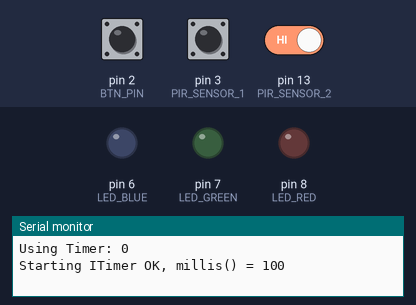
Recording of a sketch running on a simulated Arduino Uno, built for the host (arithmetic inside an expression is 32-bit, double 64-bit). On the bench: output pins drawn as LEDs (lit = HIGH), the last lines printed to the serial monitor. Dashed ring = blinking. The inputs (shaded band) are chosen by the test bench; at power-on: pin 2 (BTN_PIN) HIGH, pin 3 (PIR_SENSOR_1) HIGH, pin 13 (PIR_SENSOR_2) HIGH.

Above: at 1.3 s.
1.4 s: pin 2 (BTN_PIN) pulled LOW for 0.15 s
At 2.7 s:
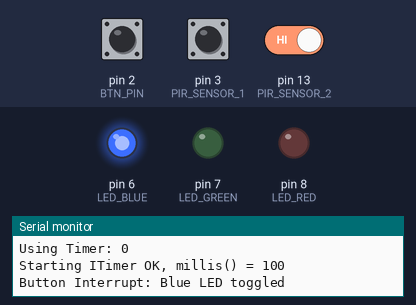
3.0 s: pin 2 (BTN_PIN) pulled LOW for 1 s
At 5.1 s:
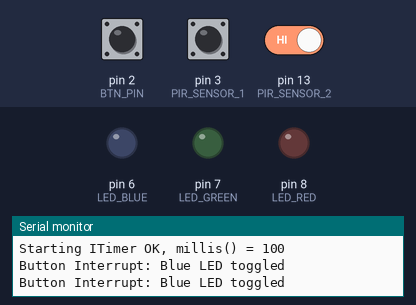
5.5 s: pin 2 (BTN_PIN) pulled LOW for 3.2 s
At 9.9 s:
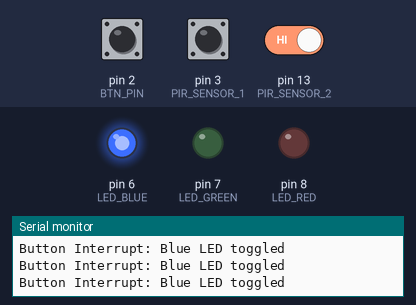
10.2 s: pin 3 (PIR_SENSOR_1) pulsed LOW 5 times (0.12 s each, 0.3 s apart)
At 10.77 s:
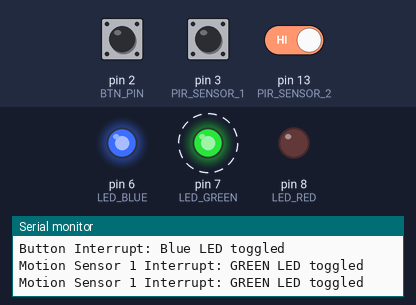
Timing chart, 0 to 13.2 s (numbered marks = the images above; inputs shaded):
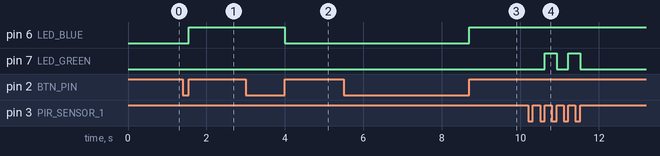

Measured:
- after the input at 1.4 s, pin 6 (LED_BLUE): LOW → HIGH after 0.15 s
- after the input at 3.0 s, pin 6 (LED_BLUE): HIGH → LOW after 1.0 s
- after the input at 5.5 s, pin 6 (LED_BLUE): LOW → HIGH after 3.2 s
- after the input at 10.2 s, pin 7 (LED_GREEN): alternates HIGH for 0.30 s and LOW for 0.30 s, 4 changes in all, then stays LOW, starting after 0.42 s

The sketch:

4_3D_code.ino
```cpp
#define USING_TIMER_TC3 true  // For SAMD21/SAMD51, use TC3
//=== Libraries ===
#include "SAMDTimerInterrupt.h"
#include "SAMD_ISR_Timer.h"

// === Pin definitions (Updated) ===
#define BTN_PIN         2   // Push button pin (interrupt)
#define PIR_SENSOR_1    3   // Motion Sensor 1 pin (interrupt)
#define PIR_SENSOR_2    13   // Motion Sensor 2 pin (interrupt)

#define LED_RED         8   // LED 3 - RED (Timer Blink)
#define LED_BLUE        6   // LED 1 - BLUE (Button)
#define LED_GREEN       7   // LED 2 - GREEN (Motion Sensor 1)


// === Global Variables ===
bool ledState = false;

#define HW_TIMER_INTERVAL_MS 10
#define SELECTED_TIMER TIMER_TC3
#define TIMER_INTERVAL_1S 1000L   // 1 second

SAMDTimer ITimer(SELECTED_TIMER);
SAMD_ISR_Timer ISR_Timer;

// === Interrupt Handlers ===
void TimerHandler(void) {
  ISR_Timer.run();  // Executes all timers
}

void BLINK_LED_RED() {
  bool state = !digitalRead(LED_RED);
  digitalWrite(LED_RED, state);
  if (state) {
    Serial.println(F("Red LED Toggled ON"));
  } else {
    Serial.println(F("Red LED Toggled OFF"));
  }
}

void MotionInterrupt_1() {
  ledState = !ledState;
  digitalWrite(LED_GREEN, ledState);
  Serial.println("Motion Sensor 1 Interrupt: GREEN LED toggled");
}

void MotionInterrupt_2() {
  Serial.println("Motion Sensor 2 Interrupt detected");
}

void ButtonInterrupt() {
  ledState = !ledState;
  digitalWrite(LED_BLUE, ledState);
  Serial.println("Button Interrupt: Blue LED toggled");
}

// === Setup ===
void setup() {
  Serial.begin(115200);
  while (!Serial && millis() < 5000);
  delay(100);

  Serial.print("Using Timer: ");
  Serial.println(SELECTED_TIMER);

  // Output pins
  pinMode(LED_RED, OUTPUT);
  pinMode(LED_BLUE, OUTPUT);
  pinMode(LED_GREEN, OUTPUT);

  // Input pins
  pinMode(BTN_PIN, INPUT_PULLUP);
  pinMode(PIR_SENSOR_1, INPUT);
  pinMode(PIR_SENSOR_2, INPUT);

  // Start hardware timer
  if (ITimer.attachInterruptInterval_MS(HW_TIMER_INTERVAL_MS, TimerHandler)) {
    Serial.print(F("Starting ITimer OK, millis() = "));
    Serial.println(millis());
  } else {
    Serial.println(F("Can't set ITimer. Select another freq. or timer"));
  }

  // Secondary timer: 1s LED toggle
  ISR_Timer.setInterval(TIMER_INTERVAL_1S, BLINK_LED_RED);

  // External interrupts
  attachInterrupt(digitalPinToInterrupt(BTN_PIN), ButtonInterrupt, RISING);
  attachInterrupt(digitalPinToInterrupt(PIR_SENSOR_1), MotionInterrupt_1, RISING);
  attachInterrupt(digitalPinToInterrupt(PIR_SENSOR_2), MotionInterrupt_2, RISING);
}

// === Loop ===
void loop() {
  // Nothing to do in loop - everything handled via interrupts
}
```
